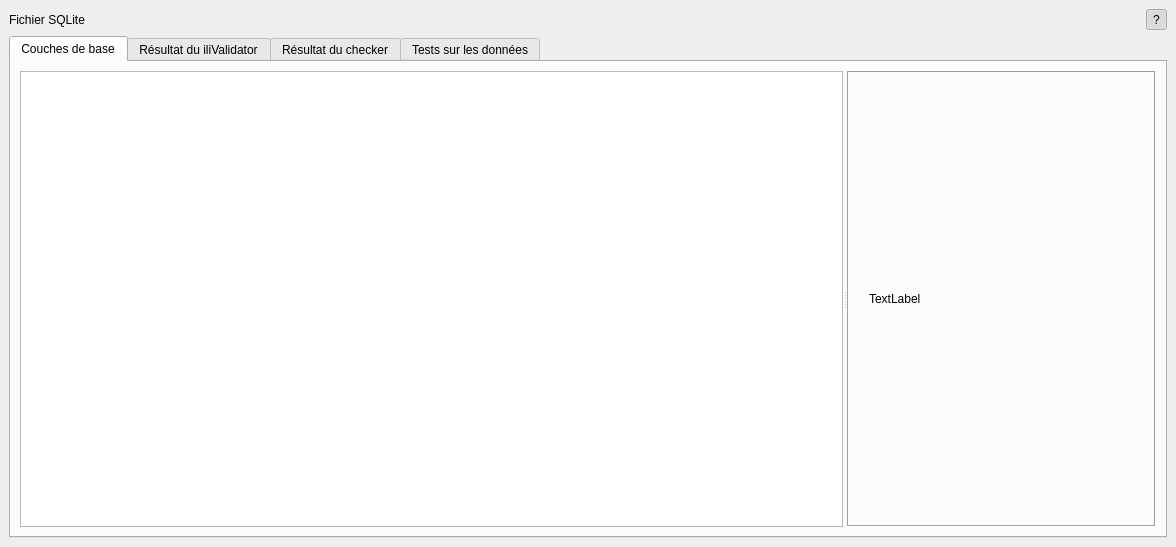
<?xml version="1.0" encoding="UTF-8"?>
<ui version="4.0">
 <class>VeriVDDockWidgetBase</class>
 <widget class="QDockWidget" name="VeriVDDockWidgetBase">
  <property name="geometry">
   <rect>
    <x>0</x>
    <y>0</y>
    <width>1176</width>
    <height>547</height>
   </rect>
  </property>
  <property name="windowTitle">
   <string>Véri-Vaud</string>
  </property>
  <widget class="QWidget" name="dockWidgetContents">
   <layout class="QGridLayout" name="gridLayout">
    <item row="0" column="2">
     <spacer name="horizontalSpacer">
      <property name="orientation">
       <enum>Qt::Horizontal</enum>
      </property>
      <property name="sizeHint" stdset="0">
       <size>
        <width>40</width>
        <height>20</height>
       </size>
      </property>
     </spacer>
    </item>
    <item row="0" column="1">
     <widget class="QgsFileWidget" name="file_widget" native="true"/>
    </item>
    <item row="0" column="0">
     <widget class="QLabel" name="label">
      <property name="text">
       <string>Fichier SQLite</string>
      </property>
     </widget>
    </item>
    <item row="0" column="3">
     <widget class="QToolButton" name="show_help_button">
      <property name="text">
       <string>?</string>
      </property>
      <property name="checkable">
       <bool>true</bool>
      </property>
      <property name="checked">
       <bool>true</bool>
      </property>
     </widget>
    </item>
    <item row="1" column="0" colspan="4">
     <widget class="QTabWidget" name="tabWidget">
      <property name="minimumSize">
       <size>
        <width>491</width>
        <height>131</height>
       </size>
      </property>
      <property name="maximumSize">
       <size>
        <width>16777215</width>
        <height>1000</height>
       </size>
      </property>
      <property name="locale">
       <locale language="French" country="Switzerland"/>
      </property>
      <property name="currentIndex">
       <number>0</number>
      </property>
      <widget class="QWidget" name="baseTab">
       <attribute name="title">
        <string>Couches de base</string>
       </attribute>
       <layout class="QGridLayout" name="gridLayout_3">
        <item row="0" column="0">
         <widget class="QSplitter" name="splitter">
          <property name="orientation">
           <enum>Qt::Horizontal</enum>
          </property>
          <widget class="QListView" name="base_list_view"/>
          <widget class="QFrame" name="base_help_frame">
           <property name="frameShape">
            <enum>QFrame::Box</enum>
           </property>
           <property name="frameShadow">
            <enum>QFrame::Sunken</enum>
           </property>
           <layout class="QGridLayout" name="gridLayout_2">
            <property name="leftMargin">
             <number>20</number>
            </property>
            <property name="topMargin">
             <number>20</number>
            </property>
            <property name="rightMargin">
             <number>20</number>
            </property>
            <property name="bottomMargin">
             <number>20</number>
            </property>
            <item row="0" column="0">
             <widget class="QLabel" name="base_help_label">
              <property name="frameShape">
               <enum>QFrame::NoFrame</enum>
              </property>
              <property name="text">
               <string>TextLabel</string>
              </property>
              <property name="scaledContents">
               <bool>true</bool>
              </property>
              <property name="wordWrap">
               <bool>true</bool>
              </property>
              <property name="openExternalLinks">
               <bool>true</bool>
              </property>
             </widget>
            </item>
           </layout>
          </widget>
         </widget>
        </item>
       </layout>
      </widget>
      <widget class="QWidget" name="iliValidatorTab">
       <attribute name="title">
        <string>Résultat du iliValidator</string>
       </attribute>
       <layout class="QGridLayout" name="gridLayout_5">
        <item row="0" column="0">
         <widget class="QSplitter" name="splitter_2">
          <property name="orientation">
           <enum>Qt::Horizontal</enum>
          </property>
          <widget class="QListView" name="ili_validator_list_view"/>
          <widget class="QFrame" name="ili_help_frame">
           <property name="frameShape">
            <enum>QFrame::Box</enum>
           </property>
           <property name="frameShadow">
            <enum>QFrame::Sunken</enum>
           </property>
           <layout class="QGridLayout" name="gridLayout_4">
            <property name="leftMargin">
             <number>20</number>
            </property>
            <property name="topMargin">
             <number>20</number>
            </property>
            <property name="rightMargin">
             <number>20</number>
            </property>
            <property name="bottomMargin">
             <number>20</number>
            </property>
            <item row="0" column="0">
             <widget class="QLabel" name="ili_help_label">
              <property name="frameShape">
               <enum>QFrame::NoFrame</enum>
              </property>
              <property name="text">
               <string>TextLabel</string>
              </property>
              <property name="scaledContents">
               <bool>true</bool>
              </property>
              <property name="wordWrap">
               <bool>true</bool>
              </property>
              <property name="openExternalLinks">
               <bool>true</bool>
              </property>
             </widget>
            </item>
           </layout>
          </widget>
         </widget>
        </item>
       </layout>
      </widget>
      <widget class="QWidget" name="checkerTab">
       <attribute name="title">
        <string>Résultat du checker</string>
       </attribute>
       <layout class="QGridLayout" name="gridLayout_7">
        <item row="0" column="0">
         <widget class="QSplitter" name="splitter_3">
          <property name="orientation">
           <enum>Qt::Horizontal</enum>
          </property>
          <widget class="QListView" name="checker_list_view"/>
          <widget class="QFrame" name="checker_help_frame">
           <property name="frameShape">
            <enum>QFrame::Box</enum>
           </property>
           <property name="frameShadow">
            <enum>QFrame::Sunken</enum>
           </property>
           <layout class="QGridLayout" name="gridLayout_6">
            <property name="leftMargin">
             <number>20</number>
            </property>
            <property name="topMargin">
             <number>20</number>
            </property>
            <property name="rightMargin">
             <number>20</number>
            </property>
            <property name="bottomMargin">
             <number>20</number>
            </property>
            <item row="0" column="0">
             <widget class="QLabel" name="checker_help_label">
              <property name="frameShape">
               <enum>QFrame::NoFrame</enum>
              </property>
              <property name="text">
               <string>TextLabel</string>
              </property>
              <property name="scaledContents">
               <bool>true</bool>
              </property>
              <property name="wordWrap">
               <bool>true</bool>
              </property>
              <property name="openExternalLinks">
               <bool>true</bool>
              </property>
             </widget>
            </item>
           </layout>
          </widget>
         </widget>
        </item>
       </layout>
      </widget>
      <widget class="QWidget" name="verifTab">
       <attribute name="title">
        <string>Tests sur les données</string>
       </attribute>
       <layout class="QGridLayout" name="gridLayout_9">
        <item row="0" column="0">
         <widget class="QSplitter" name="splitter_4">
          <property name="orientation">
           <enum>Qt::Horizontal</enum>
          </property>
          <widget class="QListView" name="verif_list_view"/>
          <widget class="QFrame" name="verif_help_frame">
           <property name="frameShape">
            <enum>QFrame::Box</enum>
           </property>
           <property name="frameShadow">
            <enum>QFrame::Sunken</enum>
           </property>
           <layout class="QGridLayout" name="gridLayout_8">
            <property name="leftMargin">
             <number>20</number>
            </property>
            <property name="topMargin">
             <number>20</number>
            </property>
            <property name="rightMargin">
             <number>20</number>
            </property>
            <property name="bottomMargin">
             <number>20</number>
            </property>
            <item row="0" column="0">
             <widget class="QLabel" name="verif_help_label">
              <property name="frameShape">
               <enum>QFrame::NoFrame</enum>
              </property>
              <property name="text">
               <string>TextLabel</string>
              </property>
              <property name="scaledContents">
               <bool>true</bool>
              </property>
              <property name="wordWrap">
               <bool>true</bool>
              </property>
              <property name="openExternalLinks">
               <bool>true</bool>
              </property>
             </widget>
            </item>
           </layout>
          </widget>
         </widget>
        </item>
       </layout>
      </widget>
     </widget>
    </item>
   </layout>
  </widget>
 </widget>
 <customwidgets>
  <customwidget>
   <class>QgsFileWidget</class>
   <extends>QWidget</extends>
   <header>qgis.gui</header>
   <container>1</container>
  </customwidget>
 </customwidgets>
 <resources/>
 <connections/>
</ui>
